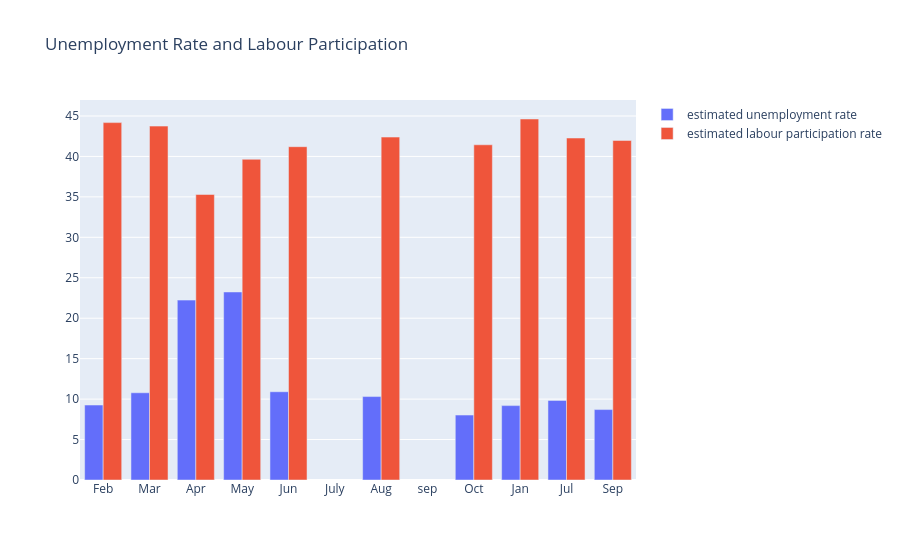

Notebook source saved alongside this figure:
### Code cell
import plotly.graph_objects as go

month = data.month
unemployment_rate = data['estimated unemployment rate']
labour_participation_rate = data['estimated labour participation rate']

fig = go.Figure()

fig.add_trace(go.Bar(x = month,y = unemployment_rate,name='estimated unemployment rate' ))
fig.add_trace(go.Bar(x = month, y = labour_participation_rate,name='estimated labour participation rate'))

fig.update_layout(title= 'Unemployment Rate and Labour Participation',
                  xaxis = {'categoryorder':'array','categoryarray':['jan','Feb',
               'Mar','Apr','May','Jun','July','Aug','sep','Oct']} )

fig.show()

### Figure 1 — Plotly figure (JSON) as saved in the notebook; plotly's stock layout.template omitted (floating-point values rounded to 4 significant figures)
{"data": [{"name": "estimated unemployment rate", "type": "bar", "x": ["Apr", "Aug", "Feb", "Jan", "Jul", "Jun", "Mar", "May", "Oct", "Sep"], "y": [22.24, 10.31, 9.266, 9.197, 9.834, 10.91, 10.78, 23.24, 8.026, 8.706]}, {"name": "estimated labour participation rate", "type": "bar", "x": ["Apr", "Aug", "Feb", "Jan", "Jul", "Jun", "Mar", "May", "Oct", "Sep"], "y": [35.3, 42.39, 44.18, 44.63, 42.27, 41.2, 43.75, 39.65, 41.44, 41.97]}], "layout": {"title": {"text": "Unemployment Rate and Labour Participation"}, "xaxis": {"categoryarray": ["jan", "Feb", "Mar", "Apr", "May", "Jun", "July", "Aug", "sep", "Oct"], "categoryorder": "array"}}}
